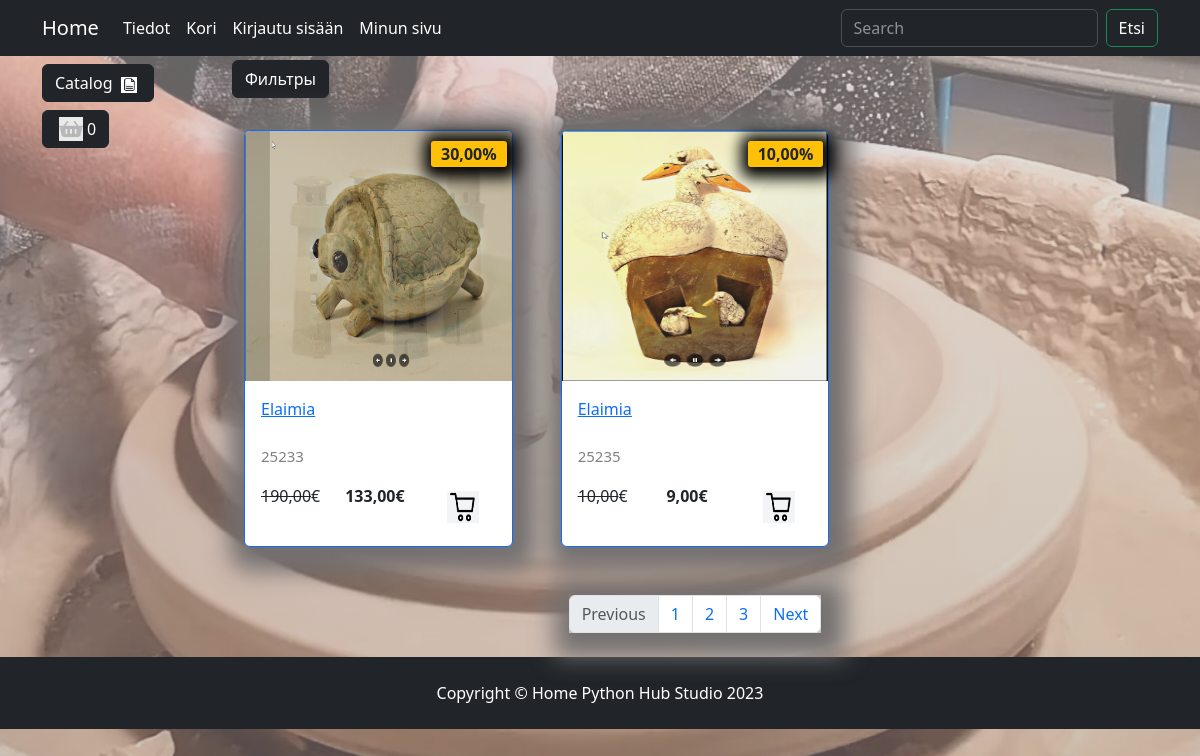
/goods/elaimia/, run on the app's committed database.
### goods/models.py (models this page shows, shortened)
class Product(models.Model):
    name=models.CharField(max_length=150, verbose_name='Nimi')
    slug = models.SlugField(max_length=200, unique=True, blank=True, null=True, verbose_name='URL')
    description=models.TextField(blank=True, null=True, verbose_name='Kuvaus')
    price=models.DecimalField(default=0.00, max_digits=7, decimal_places=2, verbose_name='Hinta')
    discount_price=models.DecimalField(default=0.00, max_digits=4, decimal_places=2, verbose_name='Alennettu hinta')
    image=models.ImageField(upload_to='goods_images', blank=True, null=True, verbose_name='Kuva')
    quantity=models.IntegerField(default=0, verbose_name='Määrä')
    category=models.ForeignKey(to=Category, on_delete=models.CASCADE, verbose_name='Kategoria')
    class Meta:
        verbose_name = 'Tuote'
        verbose_name_plural = 'Tuotteet'
    def display_id(self):
        return f'{25225+self.id:05}'
    def sell_price(self):
        if self.discount_price:
            return round(self.price-self.price*self.discount_price/100, 2)
        return self.price

### goods/views.py (the view)
# urls.py: path('<slug:category_slug>/', views.catalog, name='catalog'),
def catalog(request, category_slug):
    if category_slug == 'kaikki-tuotteet':
        goods = Product.objects.all()
    else:
        goods = Product.objects.filter(category__slug=category_slug)
    context = {
        'title': 'Etusivu-Catalog',
        'goods': goods,
    }
    return render(request, 'goods/catalog.html', context)

### goods/templatetags/goods_tags.py (called while the page is built)
@register.simple_tag
def tag_category():
    return Category.objects.all()

### goods/templates/goods/catalog.html (shortened to what this page needs)
{% extends "main/base.html" %}
{% load static %}
{% block container %}
<div class="row">
    <div class="dropdown mb-2">
        <button class="btn btn-secondary dropdown-toggle btn-dark" type="button" data-bs-toggle="dropdown"
            aria-expanded="false">
            Фильтры
        </button>
    </div>
    {% for product in goods %}
    <div class="col-lg-4 col-md-6 p-4">
        <div class="card border-primary rounded custom-shadow">
            {% if product.image %}
            <img src="{{product.image.url }}" class="card-img-top" alt="{{product.name}}" width="100%" height="250vh">
            {% else %}
            <img src="{% static 'deps/images/Not found image.png' %}" class="card-img-top" alt="..." width="100%" height="250vh">
            {% endif %}
            <div class="card-body">
                <a href="{% url "goods:product" product.slug %}">
                    <p class="card-title">{{product.name}}</p>
                </a>
                <p class="product_id">{{ product.display_id }}</p>
                <div class="d-flex justify-content-between">
                    {% if product.discount_price %}
                        <p><s>{{ product.price }}</s>€</p>
                        <p><strong>{{ product.sell_price }}€</strong></p>
                        <span class="badge bg-warning text-dark">{{ product.discount_price }}%</span>
                    {% else %}
                        <p><strong>{{ product.price }}€</strong></p>
                    {% endif %}
                    <a href="#" class="btn">
                        <img class="mx-1" src="{% static 'deps/icons/kori.png' %}" alt="Catalog Icon"
                            width="32" height="32">
                    </a>
                </div>
            </div>
        </div>
    </div>
    {% endfor %}
</div>
<nav aria-label="Page navigation example">
    <ul class="pagination justify-content-center my-4">
        <div class="custom-shadow d-flex">
            <li class="page-item disabled">
              <a class="page-link">Previous</a>
            </li>
            <li class="page-item"><a class="page-link" href="#">1</a></li>
            <li class="page-item"><a class="page-link" href="#">2</a></li>
            <li class="page-item"><a class="page-link" href="#">3</a></li>
            <li class="page-item">
              <a class="page-link" href="#">Next</a>
            </li>
        </div>
    </ul>
</nav>
{% endblock %}
{% block footer %}
<footer class="py-4 bg-dark">
    <div class="container">
        <p class="m-0 text-center text-white">Copyright &copy; Home Python Hub Studio 2023</p>
    </div>
{% endblock %}

### static/deps/css/my_css.css (style rules this page uses)
body { background-image: url("../images/bg-image6.jpg"); background-image: linear-gradient(rgba(208, 203, 203, 0.5), rgba(151, 146, 146, 0.5)), url("../images/bg-image6.jpg"); background-repeat: no-repeat; background-attachment: fixed; background-position: center center; background-size: cover; }
.dropdown-toggle::after { content: none; }
.custom-shadow { box-shadow: 5px 5px 25px 19px #737070; }
.product_id { color: gray; font-size: 15px; }
.badge.bg-warning.text-dark { position: absolute; top: 10px; right: 5px; z-index: 1; padding: 5px 10px; border-radius: 3px; font-size: 1rem; box-shadow: 2px 2px 15px 9px #000000; }

### data on the page
Product: image (picture), name "Elaimia", display_id "25233", price "190,00", sell_price "133,00", discount_price "30,00"
Product: image (picture), name "Elaimia", display_id "25235", price "10,00", sell_price "9,00", discount_price "10,00"
